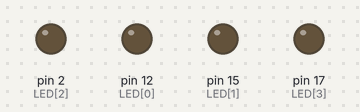
Bench run of a sketch on a simulated Arduino Uno, built with avr-gcc and run on an emulated ATmega328P. Parts: output pins drawn as LEDs (lit = HIGH).

Above: at 0.05 s.
At 0.2 s:
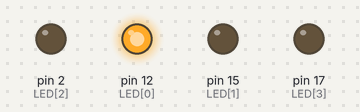
At 0.4 s:
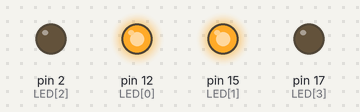
At 0.6 s:
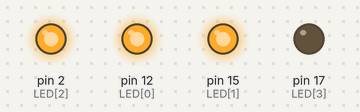
At 2.05 s:
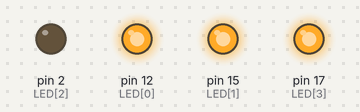
At 3.55 s:
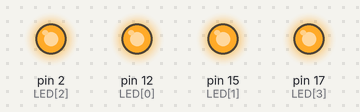
Timing chart, 0 to 3.9 s (numbered marks = the images above):
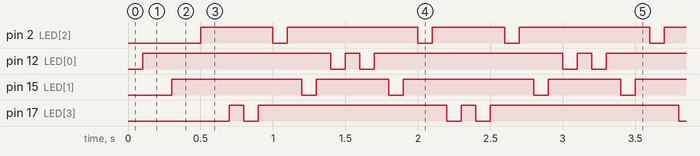

Measured:
- by itself, pin 2 (LED[2]): repeats every 1.6 s: LOW 0.10 s, HIGH 0.90 s, LOW 0.10 s, HIGH 0.50 s
- by itself, pin 12 (LED[0]): repeats every 1.6 s: LOW 0.10 s, HIGH 0.10 s, LOW 0.10 s, HIGH 1.3 s
- by itself, pin 15 (LED[1]): repeats every 1.6 s: LOW 0.10 s, HIGH 0.50 s, LOW 0.10 s, HIGH 0.90 s
- by itself, pin 17 (LED[3]): repeats every 1.6 s: LOW 0.10 s, HIGH 1.3 s, LOW 0.10 s, HIGH 0.10 s

The sketch:

LED_F-B.ino
```cpp
int LED[]={12,15,2,17};
int x;

void setup() {
  Serial.begin(9600);
  pinMode(LED[0], OUTPUT);
  pinMode(LED[1], OUTPUT);
  pinMode(LED[2], OUTPUT);
  pinMode(LED[3], OUTPUT);

}

void loop() {
 for(x=0;  x<=3; x++){
    digitalWrite(LED[x],LOW);      //LED[x] ติด x คือ Index ของ Array
    delay(100);
    digitalWrite(LED[x],HIGH);     //LED[x] ดับ
    delay(100);
  }

 for(x=3;  x>=0; x--){
    digitalWrite(LED[x],LOW);      //LED[x] ติด x คือ Index ของ Array
    delay(100);
    digitalWrite(LED[x],HIGH);     //LED[x] ดับ
    delay(100);
  }

}
```
